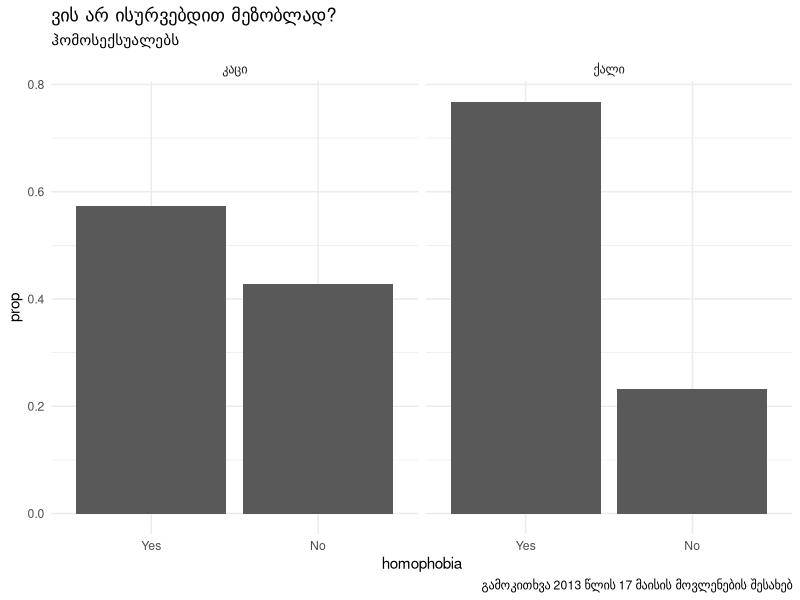
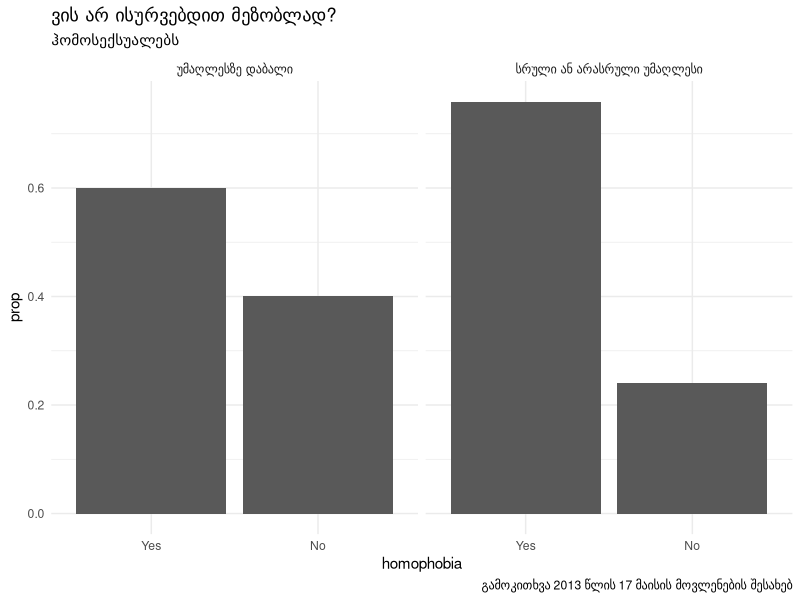

Here is the R script that generated these plots, in order: (Note: this script raises an error after producing the figures.)
## ---- chunk 1
library(tidyverse)
library(haven)
## ---- chunk 2
setwd("D:\\Dropbox\\My projects\\Courses\\ST_R\\website\\meetings\\m7\\lab\\data")
idahot <- read_dta("May17_Only_responses_10072013.dta")
idahot[] <- lapply(idahot, unclass)
## ---- chunk 3
recodeVal <- function(x) {
  x <- dplyr::recode(x, `-1`=1, `-2`=1)
  x <-dplyr::na_if(x, -9)
  x <-dplyr::na_if(x, -3)
}

idahot$d16_1 <- recodeVal(idahot$d16_1)
idahot$d16_2 <- recodeVal(idahot$d16_2)
idahot$d16_3 <- recodeVal(idahot$d16_3)
idahot$d16_4 <- recodeVal(idahot$d16_4)
idahot$d16_5 <- recodeVal(idahot$d16_5)
idahot$d16_6 <- recodeVal(idahot$d16_6)

idahot$d16_index <- idahot$d16_1+idahot$d16_2+idahot$d16_3+
  idahot$d16_4+idahot$d16_5+idahot$d16_6
summary(idahot$d16_index)


## ---- chunk 4
recodeAcc <- function(x) {
  x <- dplyr::recode(x, `-1`=3, `-2`=3, `3`=4, `4`=5)
  x <-dplyr::na_if(x, -9)
  x <-dplyr::na_if(x, -3)
}

idahot$q8_2 <- recodeVal(idahot$q8_2)
idahot$q8_3 <- recodeVal(idahot$q8_3)
idahot$q8_4 <- recodeVal(idahot$q8_4)


idahot$minorities <- idahot$q8_2+idahot$q8_3+idahot$q8_4
summary(idahot$minorities)

## ---- chunk 5

idahot$homophobia <- 0
idahot$homophobia[idahot$q7 == 5] <- 1
table(idahot$homophobia)

idahot$education <- 0
idahot$education[idahot$d4 >  3] <- 1
table(idahot$education)

## ---- chunk 6

  cor(idahot$d16_index, idahot$d2,method="spearman",use="complete.obs")

cor(idahot$d16_index, idahot$minorities,method="spearman",use="complete.obs")

t.test(idahot$d16_index, idahot$d1)
t.test(idahot$minorities, idahot$d1)


mean(idahot$d16_index[idahot$d1 == 1])
mean(idahot$d16_index[idahot$d1 == 2], na.rm=TRUE)

mean(idahot$minorities[idahot$d1 == 1])
mean(idahot$minorities[idahot$d1 == 2], na.rm=TRUE)

t.test(idahot$d16_index, idahot$homophobia)
t.test(idahot$minorities, idahot$homophobia)

t.test(idahot$d16_index, idahot$education)
t.test(idahot$minorities, idahot$education)

chisq.test(idahot$homophobia, idahot$education)

## ---- chunk 7

idahot$homophobia <- factor(idahot$homophobia, levels =c(0, 1), labels= c("Yes", "No"))

idahot$d1 <- factor(idahot$d1, levels =c(1, 2), labels= c("კაცი", "ქალი"))

idahot$education <- factor(idahot$education, levels =c(0, 1), labels= c("უმაღლესზე დაბალი", "სრული ან არასრული უმაღლესი"))

ggplot(idahot, aes(homophobia, y = ..prop.., group = 1))+
  geom_bar(aes(weight=indwt, color=homophobia), stat="count")+
  theme_minimal()+
  facet_wrap(~d1)+
  labs(title="ვის არ ისურვებდით მეზობლად?",
       subtitle="ჰომოსექსუალებს",
       caption="გამოკითხვა 2013 წლის 17 მაისის მოვლენების შესახებ")



## ---- chunk 8
ggplot(idahot, aes(homophobia, y = ..prop.., group = 1))+
  geom_bar(aes(weight=indwt, color=homophobia), stat="count")+
  theme_minimal()+
  facet_wrap(~education)+
  labs(title="ვის არ ისურვებდით მეზობლად?",
       subtitle="ჰომოსექსუალებს",
       caption="გამოკითხვა 2013 წლის 17 მაისის მოვლენების შესახებ")

## ---- chunk 9

lower <- cbind(idahot$d16_index[idahot$education == 0],
                 idahot$minorities[idahot$education == 0])
higher <- cbind(idahot$d16_index[idahot$education == 1],
                  idahot$minorities[idahot$education == 1])
lower[is.na(lower)] <- mean(lower, na.rm=TRUE)

lower.out <- kmeans(lower, centers = 2, nstart = 2)
higher.out <- kmeans(higher, centers = 2, nstart = 5)

prop.table(table(gender = idahot$d1[idahot$education == 0],
        cluster = lower.out$cluster))

prop.table(table(gender = idahot$d1[idahot$education == 1],
        cluster = higher.out$cluster))


